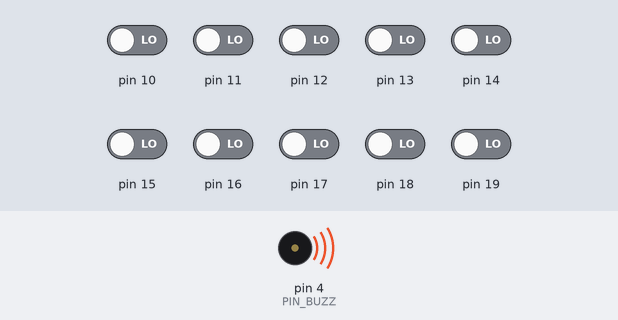
Recording of a sketch running on a simulated Arduino Uno, built with avr-gcc and run on an emulated ATmega328P. Shown: buzzer (waves = sounding). Inputs (shaded band) come from the test bench; at power-on: pin 10–19 LOW.

Above: at 1.2 s.
1.3 s: pin 10 driven HIGH
At 2.2 s:
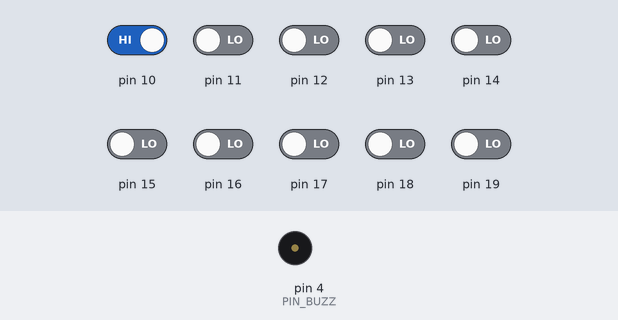
2.8 s: pin 10 driven LOW
At 3.9 s:
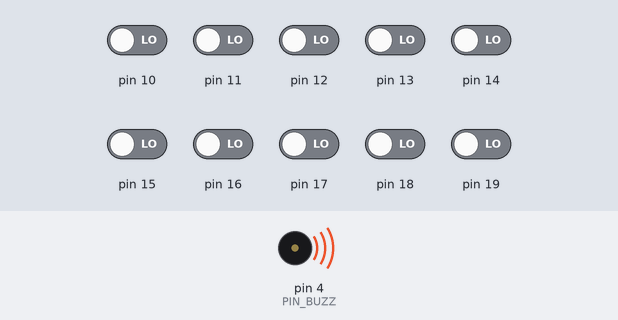
4.3 s: pin 14 driven HIGH
At 4.6 s:
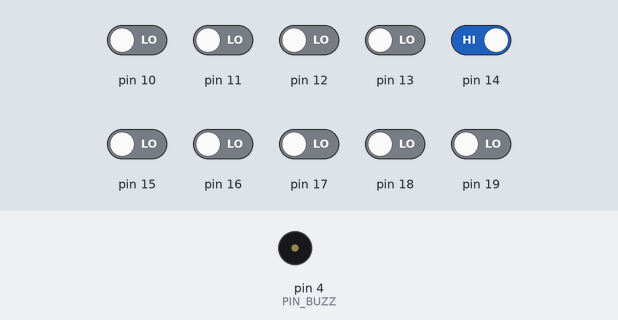
5.8 s: pin 14 driven LOW
At 6.2 s:
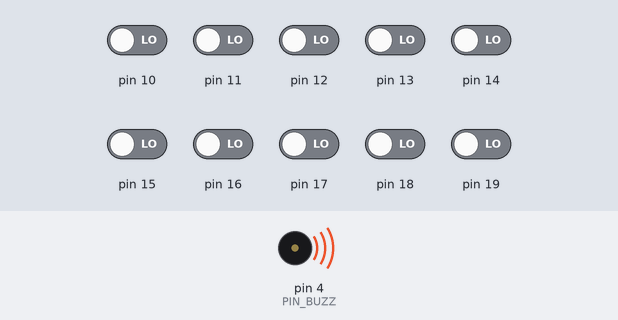
Timing chart, 0 to 8.3 s (numbered marks = the images above; inputs shaded):
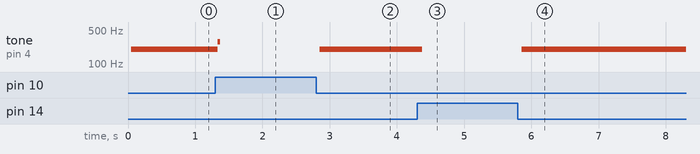

The sketch:

sketch_arduino_in.ino
```cpp
#include <SoftwareSerial.h>
#define N_RIGS 6
#define N_BANDS 6

//=====[ Settings ]===========================================================================================
int PIN_SERIAL_RX = 2;
int PIN_SERIAL_TX = 3;

/*                                    10m 15m 20m 40m 80m 160m  */
int PIN_RIG_BAND[N_RIGS][N_BANDS] = {{10, 11, 12, 13, 14, 15},   // RIG1
                                     {16, 17, 18, 19, 20, 21},   // RIG2
                                     {22, 23, 24, 25, 26, 27},   // RIG3
                                     {28, 29, 30, 31, 32, 33},   // RIG4
                                     {34, 35, 36, 37, 38, 39},   // RIG5
                                     {40, 41, 42, 43, 44, 45}};  // RIG6

int PIN_BUZZ = 4;

int BAUD_RATE = 38400;

// Define the serial pin object
SoftwareSerial board_serial(PIN_SERIAL_RX, PIN_SERIAL_TX);

// Define matrix of state. Rows are rigs, columns are bands.
int states[N_RIGS][N_BANDS];


//=====[ Aux functions ]===========================================================================================
void update_states_from_rigs(){
  /* This function reads the different pins and updates the states
   * matrix.
   */
  for (int i = 0; i < N_BANDS; ++i) {
    for (int j = 0; j < N_RIGS; ++j) {
      if (digitalRead(PIN_RIG_BAND[i][j]) == HIGH){
        states[i][j] = 1;
      }
      else{
        states[i][j] = 0;
      }
    }
  }
}


bool check_states(){
  /* This function makes sure that there is only one rig per band. To do this
   * it computes the sum of the elements in each column and verifies
   * that it is always equal or smaller than 1.
   * If this is the case it returns true, otherwise false.
   */
  bool is_fine = true;

  // Not more than one rig on the same band
  int sum = 0;
  for (int i = 0; i < N_BANDS; ++i) {
    for (int j = 0; j < N_RIGS; ++j) {
      // Add the element
      sum += states[j][i];
    }
    // Check if it is larger than 1
    if (sum > 1) {
      is_fine = false;
    }
    // Reset the sum
    sum = 0;
  }

  return is_fine;
}


void send_states_through_serial(){
  /* This function sends the states through the serial port for
   * the out arduino to read them and take action
   *Flattens the 2D array into a String with start and end markers
   */
  // Declare string with start marker
  String transmitted_state = String("<");

  // Attach the elements of the array to the string
  for (int i = 0; i < N_RIGS; i++) {
    for (int j = 0; j < N_BANDS; j++) {
      transmitted_state = String(transmitted_state + char(states[i][j]));
    }
  }

  // Attach the end marker
  transmitted_state = String(transmitted_state + ">");

  // Convert String to array of chars to properly send it via serial
  char transmitted_state_char[N_RIGS * N_BANDS + 2] = { 0 };
  transmitted_state.toCharArray(transmitted_state_char, N_RIGS * N_BANDS + 2);

  // Send array of chars through the serial
  if (board_serial.availableForWrite() > (N_RIGS + N_BANDS + 2)) {
    board_serial.write(transmitted_state_char);
  }
}


//=====[ Main functions ]===========================================================================================
void setup() {

  // Set the data rate for the SoftwareSerial port
  board_serial.begin(BAUD_RATE);
  board_serial.println("Setting up...");

  // Initialize states and setup input pins
  for (int i = 0; i < N_RIGS; i++) {
    for (int j = 0; j < N_BANDS; j++) {
      states[i][j] = 0;
      pinMode(PIN_RIG_BAND[i][j], INPUT);
    }
  }

  // Setup output pin
  pinMode(PIN_BUZZ, OUTPUT);
}


void loop() {
  // Check radio states
  update_states_from_rigs();

  // Check if there's only one rig per band
  bool ok = check_states();

  // If it is OK, send the states to the out arduino and make sure the
  // buzzer is off
  if (ok == true){
    send_states_through_serial();
    digitalWrite(PIN_BUZZ, LOW);
  }
  // If it is not OK, make the buzzer sound (and do not pass any state update
  // out arduino
  else{
    digitalWrite(PIN_BUZZ, HIGH);
  }
}
```

Measured:
- after the input at 1.3 s, tone on pin 4 (PIN_BUZZ): 200 Hz → 289 Hz at once, → silent 0.04 s later
- after the input at 2.8 s, tone on pin 4 (PIN_BUZZ): silent → 200 Hz after 0.05 s
- after the input at 4.3 s, tone on pin 4 (PIN_BUZZ): 200 Hz → silent after 0.07 s
- after the input at 5.8 s, tone on pin 4 (PIN_BUZZ): silent → 200 Hz after 0.05 s
